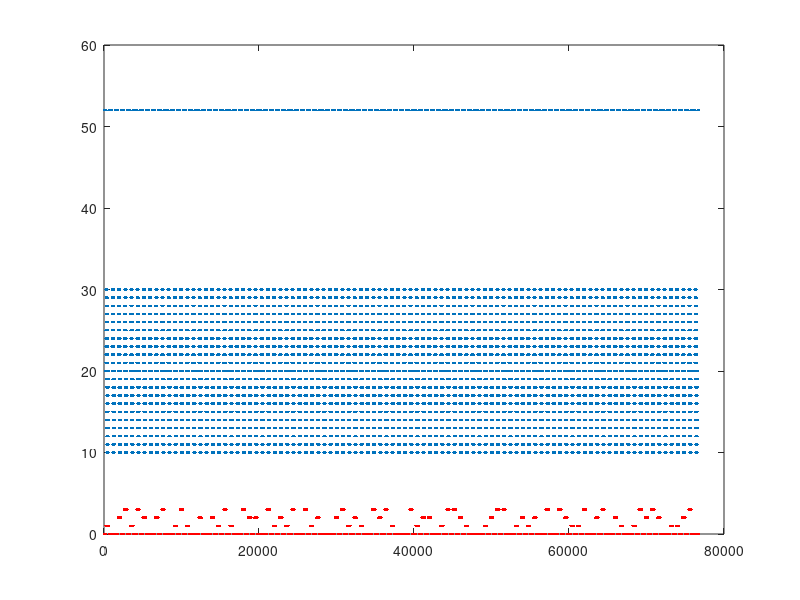

MATLAB code for this plot:
% makeFunctionMultiStripegs4rand.m
% 12/4/2012, modified from
% makeFunctionMultiStripegs4.m
% 12/4/2012, modified from
% makeFunctionExpandingOscillatingStripe4.m
% 11/14/2012 modified from
% % makeFunctionExpandingStripe4.m and makeFunctionStripeBlobGrating3.m
% 11/14/2012, modified from
% makeFunctionSpinningStripe4.m
% 10/16/2012, modified from
% makeFunctionStripeBlobGratinggs4.m
% PTW 8/29/2012 hack for gs=4, modified from
% makeFunctionStripeBlobGratinggs3.m

UPDATE_RATE_FPS = 100;
OSC_DURATION_SEC = 4;
BLANK_DURATION_SEC = 4;
OSC_FREQ_HZ = .5;

step_size = 1/UPDATE_RATE_FPS;
tBlank = 0:step_size:BLANK_DURATION_SEC/2-step_size;
tOsc = 0:step_size:OSC_DURATION_SEC;
%% make oscillating stripe functions
OSC_AMP_FRAMES = 10; % 20 frames (pixels) = 45 degrees

CENTER_POS_OFFSET = 104; % center position is x=1 (or x=105)
MAX_POS_X = 104; % maximum pattern position
MAX_POS_Y = 4;
RIGHT_OSC_OFFSET = 20; % right position is x=21
% only going to use right start positions... LEFT_OSC_OFFSET = 84; % 85
BLANK_POS_OFFSET_X = 52; % 53
BLANK_POS_OFFSET_Y = 0; % blank position is y=1
ONE_STRIPE_OFFSET_Y = 0;
TWO_STRIPE_OFFSET_Y = 1;
THREE_STRIPE_OFFSET_Y = 2;
TWO_OPP_STRIPE_OFFSET_Y = 3;

funcBlankx = 0*tBlank+BLANK_POS_OFFSET_X;
funcOscx = round(OSC_AMP_FRAMES*sin(2*pi*OSC_FREQ_HZ*tOsc) + RIGHT_OSC_OFFSET);

funcBlanky = 0*tBlank+BLANK_POS_OFFSET_Y;

allFuncy(1,:) = [funcBlanky, tOsc*0 + ONE_STRIPE_OFFSET_Y, funcBlankx(1:end-1)];
allFuncy(2,:) = [funcBlanky, tOsc*0 + TWO_STRIPE_OFFSET_Y, funcBlankx(1:end-1)];
allFuncy(3,:) = [funcBlanky, tOsc*0 + THREE_STRIPE_OFFSET_Y, funcBlankx(1:end-1)];
allFuncy(4,:) = [funcBlanky, tOsc*0 + TWO_OPP_STRIPE_OFFSET_Y, funcBlankx(1:end-1)];

allPerms = perms([1,2,3,4]);
allPerms = allPerms(randperm(size(allPerms,1))',:);
allPerms = reshape(allPerms',1,[]);

funcy = allFuncy(allPerms,:);
funcy = reshape(funcy',1,[]);
funcy = mod(funcy, MAX_POS_Y);

funcx = [funcBlankx,funcOscx, funcBlankx(1:end-1)];
funcx = funcx(ones(numel(allPerms),1),:);
funcx = reshape(funcx',1,[]);
funcx = mod(funcx, MAX_POS_X);
%% save file

thisFullFileName =  mfilename('fullpath');
[thisDirectoryName,thisFileName,thisFileExtension] = fileparts(thisFullFileName);
%thisDirectoryName = 'C:\Users\nebulosa\Documents\panels\Matlab Codes\functions\Peter';
fullOutFileNameX = [thisDirectoryName '\position_function_multi_stripe_xgs4rand.mat'];
fullOutFileNameY = [thisDirectoryName '\position_function_multi_stripe_ygs4rand.mat'];
func = funcx;
save(fullOutFileNameX, 'func');
func = funcy;
save(fullOutFileNameY, 'func');

%% plot to check
figure
plot(funcx,'.')
hold on
plot(funcy,'.r')